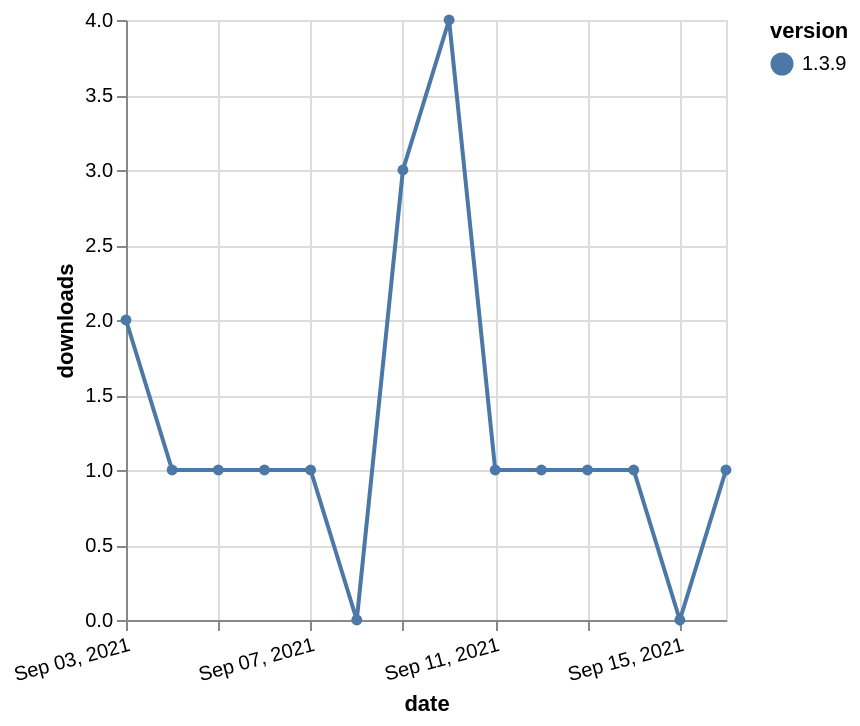

Here is the Vega-Lite specification saved for this chart:
### Vega-Lite specification from a JSON file in a GitHub repository (floating-point values rounded to 4 significant figures)
{"$schema": "https://vega.github.io/schema/vega-lite/v5.json", "description": "A simple bar chart with embedded data.", "data": {"values": [{"date": "2021-09-03", "total": 22, "delta": 2, "version": "1.3.9"}, {"date": "2021-09-04", "total": 23, "delta": 1, "version": "1.3.9"}, {"date": "2021-09-05", "total": 24, "delta": 1, "version": "1.3.9"}, {"date": "2021-09-06", "total": 25, "delta": 1, "version": "1.3.9"}, {"date": "2021-09-07", "total": 26, "delta": 1, "version": "1.3.9"}, {"date": "2021-09-08", "total": 26, "delta": 0, "version": "1.3.9"}, {"date": "2021-09-09", "total": 29, "delta": 3, "version": "1.3.9"}, {"date": "2021-09-10", "total": 33, "delta": 4, "version": "1.3.9"}, {"date": "2021-09-11", "total": 34, "delta": 1, "version": "1.3.9"}, {"date": "2021-09-12", "total": 35, "delta": 1, "version": "1.3.9"}, {"date": "2021-09-13", "total": 36, "delta": 1, "version": "1.3.9"}, {"date": "2021-09-14", "total": 37, "delta": 1, "version": "1.3.9"}, {"date": "2021-09-15", "total": 37, "delta": 0, "version": "1.3.9"}, {"date": "2021-09-16", "total": 38, "delta": 1, "version": "1.3.9"}]}, "width": "container", "mark": {"type": "line", "point": {"filled": true}}, "encoding": {"x": {"field": "date", "type": "temporal", "timeUnit": "yearmonthdate", "title": "date", "axis": {"labelAngle": -15}}, "y": {"field": "delta", "type": "quantitative", "title": "downloads"}, "color": {"field": "version", "type": "nominal"}, "tooltip": {"field": "delta"}}}
